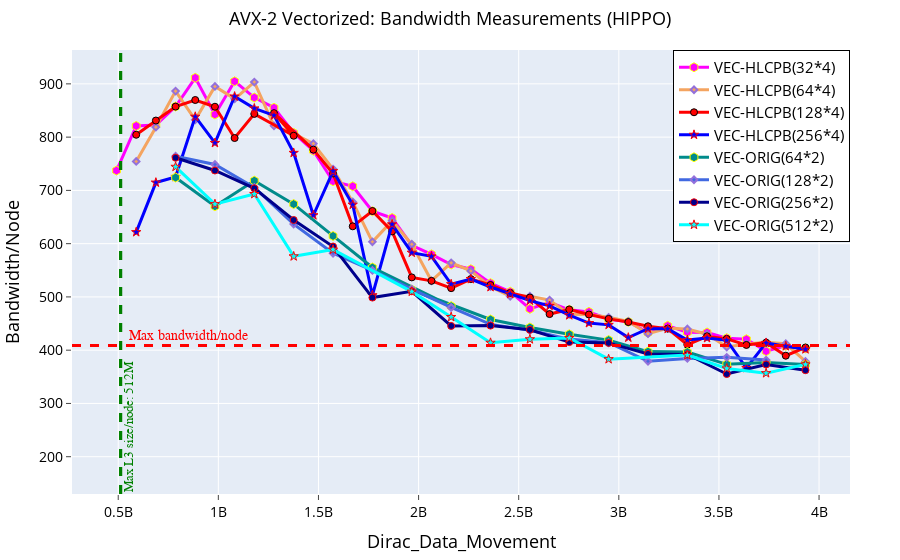

Source (notebook cell):
### Markdown cell above
# Bandwidth

### Code cell
fig = go.Figure() 

# AVX2 Fused Cases
fig.add_trace(go.Scatter(x=(dfn1AvxFusProb_32mpi_4omp.Dirc_Data_Mov*(dfn1AvxFusProb_32mpi_4omp.MPI_size)), 
                         y=(dfn1AvxFusProb_32mpi_4omp.BAND*(dfn1AvxFusProb_32mpi_4omp.MPI_size)), 
                         mode='lines+markers', 
                         name='VEC-HLCPB(32*4)',
                         line=dict(color='magenta',width=3),
                         marker=dict(symbol='hexagon',size=9, line=dict(color='yellow',width=1))))


fig.add_trace(go.Scatter(x=(dfn2AvxFusProb_64mpi_4omp.Dirc_Data_Mov*(dfn2AvxFusProb_64mpi_4omp.MPI_size/2)), 
                         y=(dfn2AvxFusProb_64mpi_4omp.BAND*(dfn2AvxFusProb_64mpi_4omp.MPI_size/2)), 
                         mode='lines+markers', 
                         name='VEC-HLCPB(64*4)',
                         line=dict(color='sandybrown',width=3),
                         marker=dict(symbol='diamond',size=5,line=dict(color='MediumPurple',width=2))))


fig.add_trace(go.Scatter(x=(dfn4AvxFusProb_128mpi_4omp.Dirc_Data_Mov*(dfn4AvxFusProb_128mpi_4omp.MPI_size/4)), 
                         y=(dfn4AvxFusProb_128mpi_4omp.BAND*(dfn4AvxFusProb_128mpi_4omp.MPI_size/4)), 
                         mode='lines+markers', 
                         name='VEC-HLCPB(128*4)',
                         line=dict(color='red',width=3),
                         marker=dict(symbol='circle',size=7, line=dict(color='black',width=1))))

fig.add_trace(go.Scatter(x=(dfn8AvxFusProb_256mpi_4omp.Dirc_Data_Mov*(dfn8AvxFusProb_256mpi_4omp.MPI_size/8)), 
                         y=(dfn8AvxFusProb_256mpi_4omp.BAND*(dfn8AvxFusProb_256mpi_4omp.MPI_size/8)), 
                         mode='lines+markers', 
                         name='VEC-HLCPB(256*4)',
                         line=dict(color='blue',width=3),
                         marker=dict(symbol='star',size=7, line=dict(color='red',width=1))))



# AVX2 Non-Fused Cases
fig.add_trace(go.Scatter(x=(dfn1AvxNonFusProb_64mpi_2omp.Dirc_Data_Mov*(dfn1AvxNonFusProb_64mpi_2omp.MPI_size)), 
                         y=(dfn1AvxNonFusProb_64mpi_2omp.BAND*(dfn1AvxNonFusProb_64mpi_2omp.MPI_size)), 
                         mode='lines+markers', 
                         name='VEC-ORIG(64*2)',
                         line=dict(color='darkcyan',width=3),
                         marker=dict(symbol='hexagon',size=9, line=dict(color='yellow',width=1))))

fig.add_trace(go.Scatter(x=(dfn2AvxNonFusNonProb_128mpi_2omp.Dirc_Data_Mov*(dfn2AvxNonFusNonProb_128mpi_2omp.MPI_size/2)), 
                         y=(dfn2AvxNonFusNonProb_128mpi_2omp.BAND*(dfn2AvxNonFusNonProb_128mpi_2omp.MPI_size/2)), 
                         mode='lines+markers', 
                         name='VEC-ORIG(128*2)',
                         line=dict(color='royalblue',width=3),
                         marker=dict(symbol='diamond',size=5,line=dict(color='MediumPurple',width=2))))

fig.add_trace(go.Scatter(x=(dfn4AvxNonFusNonProb_256mpi_2omp.Dirc_Data_Mov*(dfn4AvxNonFusNonProb_256mpi_2omp.MPI_size/4)), 
                         y=(dfn4AvxNonFusNonProb_256mpi_2omp.BAND*(dfn4AvxNonFusNonProb_256mpi_2omp.MPI_size/4)), 
                         mode='lines+markers', 
                         name='VEC-ORIG(256*2)',
                         line=dict(color='darkblue',width=3),
                         marker=dict(symbol='circle',size=7, line=dict(color='red',width=1))))

fig.add_trace(go.Scatter(x=(dfn8AvxNonFusNonProb_512mpi_2omp.Dirc_Data_Mov*(dfn8AvxNonFusNonProb_512mpi_2omp.MPI_size/8)), 
                         y=(dfn8AvxNonFusNonProb_512mpi_2omp.BAND*(dfn8AvxNonFusNonProb_512mpi_2omp.MPI_size/8)), 
                         mode='lines+markers', 
                         name='VEC-ORIG(512*2)',
                         line=dict(color='cyan',width=3),
                         marker=dict(symbol='star',size=7, line=dict(color='red',width=1))))

# Adding a vertical line
fig.add_vline(x=512e6, line_width=3, line_dash="dash", line_color="green")
fig.add_hline(y=409, line_width=3, line_dash="dash", line_color="red")

# Adding a vertical line
fig.add_vline(x=512e6, line_width=3, line_dash="dash", line_color="green")
fig.add_hline(y=409, line_width=3, line_dash="dash", line_color="red")

# Add annotation
fig.add_annotation(
    x=512e6,
    y=130,
    text='Max L3 size/node: 512M',
    xanchor='left',  # Anchor the text to the left side of the annotation point
    yanchor='bottom',
    showarrow=False,
    arrowhead=1,
    arrowsize=1,
    arrowwidth=2,
    arrowcolor="#636363",
    ax=-60,  # Move the text 60 units to the left
    ay=-30,
    font=dict(size=13, color="green", family="Sans Serif"),
    align="left",
    textangle=-90,  # Rotate the text 90 degrees counter-clockwise
)


fig.add_annotation(
    x='850e6'
    , y=410
    , text=f'Max bandwidth/node'
    , yanchor='bottom'
    , showarrow=False
    , arrowhead=1
    , arrowsize=1
    , arrowwidth=2
    , arrowcolor="#636363"
    , ax=-20
    , ay=-30
    , font=dict(size=14, color="red", family="Sans Serif")
    , align="left"
    ,)





fig.update_layout(
    title=dict(text='AVX-2 Vectorized: Bandwidth Measurements (HIPPO)',
               font=dict(color="black",size=18), x=0.5),  # Set title text color to black
    xaxis_title=dict(text='Dirac_Data_Movement', font=dict(color="black",size=18)), 
    yaxis_title=dict(text='Bandwidth/Node', font=dict(color="black",size=18)), 
    xaxis=dict(ticks="outside", tickfont=dict(color="black",size=14)),  # Set font color for x-axis ticks
    yaxis=dict(ticks="outside", tickfont=dict(color="black",size=14)),  # Set font color for y-axis ticks
    legend=go.layout.Legend(bordercolor="black", borderwidth=1, x=1, xanchor="right", y=1, yanchor="top",
                            font=dict(color="black",size=15)),  # Set legend text color to black
    margin=dict(l=50, r=50, t=50, b=50)  # Adjust the left and right margins
)

### Figure 1 — Plotly figure (JSON) as saved in the notebook; plotly's stock layout.template omitted (floating-point values rounded to 4 significant figures)
{"data": [{"line": {"color": "magenta", "width": 3}, "marker": {"line": {"color": "yellow", "width": 1}, "size": 9, "symbol": "hexagon"}, "mode": "lines+markers", "name": "VEC-HLCPB(32*4)", "type": "scatter", "x": [491520000, 589824000, 688128000, 786432000, 884736000, 983040000, 1081344000, 1179648000, 1277952000, 1376256000, 1474560000, 1572864000, 1671168000, 1769472000, 1867776000, 1966080000, 2064384000, 2162688000, 2260992000, 2359296000, 2457600000, 2555904000, 2654208000, 2752512000, 2850816000, 2949120000, 3047424000, 3145728000, 3244032000, 3342336000, 3440640000, 3538944000, 3637248000, 3735552000, 3833856000, 3932160000], "y": [737.3, 821.0, 822.8, 857.4, 911.3, 842.5, 904.7, 874.2, 855.1, 807.8, 774.6, 717.2, 707.8, 660.9, 648.2, 596.8, 579.9, 560.9, 551.9, 525.8, 509.8, 477.6, 490.0, 475.8, 472.0, 458.2, 453.3, 432.9, 445.8, 433.9, 433.3, 422.6, 420.6, 398.1, 408.2, 403.4]}, {"line": {"color": "sandybrown", "width": 3}, "marker": {"line": {"color": "MediumPurple", "width": 2}, "size": 5, "symbol": "diamond"}, "mode": "lines+markers", "name": "VEC-HLCPB(64*4)", "type": "scatter", "x": [589824000, 688128000, 786432000, 884736000, 983040000, 1081344000, 1179648000, 1277952000, 1376256000, 1474560000, 1572864000, 1671168000, 1769472000, 1867776000, 1966080000, 2064384000, 2162688000, 2260992000, 2359296000, 2457600000, 2555904000, 2654208000, 2752512000, 2850816000, 2949120000, 3047424000, 3145728000, 3244032000, 3342336000, 3440640000, 3538944000, 3637248000, 3735552000, 3833856000, 3932160000], "y": [754.3, 818.8, 886.4, 832.5, 895.2, 871.9, 903.4, 821.1, 806.5, 787.8, 740.1, 678.4, 603.5, 642.8, 598.9, 530.2, 563.9, 548.8, 519.3, 501.2, 501.4, 494.0, 467.2, 467.0, 461.7, 454.1, 431.0, 441.2, 439.7, 430.0, 406.0, 411.7, 415.1, 412.0, 378.8]}, {"line": {"color": "red", "width": 3}, "marker": {"line": {"color": "black", "width": 1}, "size": 7, "symbol": "circle"}, "mode": "lines+markers", "name": "VEC-HLCPB(128*4)", "type": "scatter", "x": [589824000, 688128000, 786432000, 884736000, 983040000, 1081344000, 1179648000, 1376256000, 1277952000, 1474560000, 1572864000, 1671168000, 1769472000, 1867776000, 1966080000, 2064384000, 2162688000, 2260992000, 2359296000, 2457600000, 2555904000, 2654208000, 2752512000, 2850816000, 2949120000, 3047424000, 3145728000, 3244032000, 3342336000, 3440640000, 3538944000, 3637248000, 3735552000, 3833856000, 3932160000], "y": [804.4, 831.1, 857.3, 869.7, 857.0, 798.3, 843.6, 802.6, 845.0, 776.5, 731.7, 632.5, 661.3, 623.0, 536.7, 530.2, 516.5, 533.5, 522.4, 507.5, 498.9, 467.8, 476.5, 467.0, 458.7, 452.8, 444.9, 440.5, 410.3, 426.1, 421.3, 409.8, 414.2, 389.7, 405.1]}, {"line": {"color": "blue", "width": 3}, "marker": {"line": {"color": "red", "width": 1}, "size": 7, "symbol": "star"}, "mode": "lines+markers", "name": "VEC-HLCPB(256*4)", "type": "scatter", "x": [589824000, 688128000, 786432000, 884736000, 983040000, 1081344000, 1179648000, 1277952000, 1376256000, 1474560000, 1572864000, 1671168000, 1769472000, 1867776000, 1966080000, 2064384000, 2162688000, 2260992000, 2359296000, 2457600000, 2555904000, 2654208000, 2752512000, 2850816000, 2949120000, 3047424000, 3145728000, 3244032000, 3342336000, 3440640000, 3538944000, 3637248000, 3735552000, 3833856000, 3932160000], "y": [621.6, 714.7, 725.3, 838.4, 789.1, 876.3, 854.0, 840.8, 770.4, 653.3, 736.2, 673.2, 503.1, 636.3, 583.0, 576.1, 524.0, 533.5, 518.5, 505.7, 493.1, 483.2, 465.7, 450.9, 447.5, 423.6, 440.4, 440.2, 419.0, 422.8, 418.6, 366.6, 413.6, 407.5, 401.7]}, {"line": {"color": "darkcyan", "width": 3}, "marker": {"line": {"color": "yellow", "width": 1}, "size": 9, "symbol": "hexagon"}, "mode": "lines+markers", "name": "VEC-ORIG(64*2)", "type": "scatter", "x": [786432000, 983040000, 1179648000, 1376256000, 1572864000, 1769472000, 2162688000, 1966080000, 2359296000, 2555904000, 2752512000, 2949120000, 3145728000, 3342336000, 3538944000, 3735552000, 3932160000], "y": [724.2, 670.3, 718.2, 674.2, 614.5, 555.2, 482.7, 513.5, 457.6, 442.6, 429.9, 418.9, 397.3, 396.5, 373.5, 376.8, 373.1]}, {"line": {"color": "royalblue", "width": 3}, "marker": {"line": {"color": "MediumPurple", "width": 2}, "size": 5, "symbol": "diamond"}, "mode": "lines+markers", "name": "VEC-ORIG(128*2)", "type": "scatter", "x": [786432000, 983040000, 1179648000, 1376256000, 1572864000, 1769472000, 1966080000, 2162688000, 2359296000, 2555904000, 2752512000, 2949120000, 3145728000, 3342336000, 3538944000, 3735552000], "y": [764.1, 748.6, 705.4, 636.7, 582.0, 549.7, 514.5, 480.2, 448.4, 437.3, 420.8, 414.0, 379.1, 384.6, 386.6, 381.4]}, {"line": {"color": "darkblue", "width": 3}, "marker": {"line": {"color": "red", "width": 1}, "size": 7, "symbol": "circle"}, "mode": "lines+markers", "name": "VEC-ORIG(256*2)", "type": "scatter", "x": [786432000, 983040000, 1179648000, 1376256000, 1572864000, 1769472000, 1966080000, 2162688000, 2359296000, 2555904000, 2752512000, 2949120000, 3145728000, 3342336000, 3538944000, 3735552000, 3932160000], "y": [761.3, 737.3, 703.8, 644.4, 594.6, 498.8, 510.6, 445.6, 446.1, 438.2, 415.2, 413.7, 393.0, 392.0, 355.3, 373.2, 362.5]}, {"line": {"color": "cyan", "width": 3}, "marker": {"line": {"color": "red", "width": 1}, "size": 7, "symbol": "star"}, "mode": "lines+markers", "name": "VEC-ORIG(512*2)", "type": "scatter", "x": [786432000, 983040000, 1179648000, 1376256000, 1572864000, 1966080000, 2162688000, 2359296000, 2555904000, 2752512000, 2949120000, 3342336000, 3538944000, 3735552000, 3932160000], "y": [744.3, 674.2, 693.2, 576.2, 588.8, 509.9, 462.3, 414.0, 420.5, 422.9, 383.2, 390.7, 365.8, 356.9, 373.3]}], "layout": {"annotations": [{"align": "left", "arrowcolor": "#636363", "arrowhead": 1, "arrowsize": 1, "arrowwidth": 2, "ax": -60, "ay": -30, "font": {"color": "green", "family": "Sans Serif", "size": 13}, "showarrow": false, "text": "Max L3 size/node: 512M", "textangle": -90, "x": 512000000, "xanchor": "left", "y": 130, "yanchor": "bottom"}, {"align": "left", "arrowcolor": "#636363", "arrowhead": 1, "arrowsize": 1, "arrowwidth": 2, "ax": -20, "ay": -30, "font": {"color": "red", "family": "Sans Serif", "size": 14}, "showarrow": false, "text": "Max bandwidth/node", "x": "850e6", "y": 410, "yanchor": "bottom"}], "legend": {"bordercolor": "black", "borderwidth": 1, "font": {"color": "black", "size": 15}, "x": 1, "xanchor": "right", "y": 1, "yanchor": "top"}, "margin": {"b": 50, "l": 50, "r": 50, "t": 50}, "shapes": [{"line": {"color": "green", "dash": "dash", "width": 3}, "type": "line", "x0": 512000000, "x1": 512000000, "xref": "x", "y0": 0, "y1": 1, "yref": "y domain"}, {"line": {"color": "red", "dash": "dash", "width": 3}, "type": "line", "x0": 0, "x1": 1, "xref": "x domain", "y0": 409, "y1": 409, "yref": "y"}, {"line": {"color": "green", "dash": "dash", "width": 3}, "type": "line", "x0": 512000000, "x1": 512000000, "xref": "x", "y0": 0, "y1": 1, "yref": "y domain"}, {"line": {"color": "red", "dash": "dash", "width": 3}, "type": "line", "x0": 0, "x1": 1, "xref": "x domain", "y0": 409, "y1": 409, "yref": "y"}], "title": {"font": {"color": "black", "size": 18}, "text": "AVX-2 Vectorized: Bandwidth Measurements (HIPPO)", "x": 0.5}, "xaxis": {"tickfont": {"color": "black", "size": 14}, "ticks": "outside", "title": {"font": {"color": "black", "size": 18}, "text": "Dirac_Data_Movement"}}, "yaxis": {"tickfont": {"color": "black", "size": 14}, "ticks": "outside", "title": {"font": {"color": "black", "size": 18}, "text": "Bandwidth/Node"}}}}
